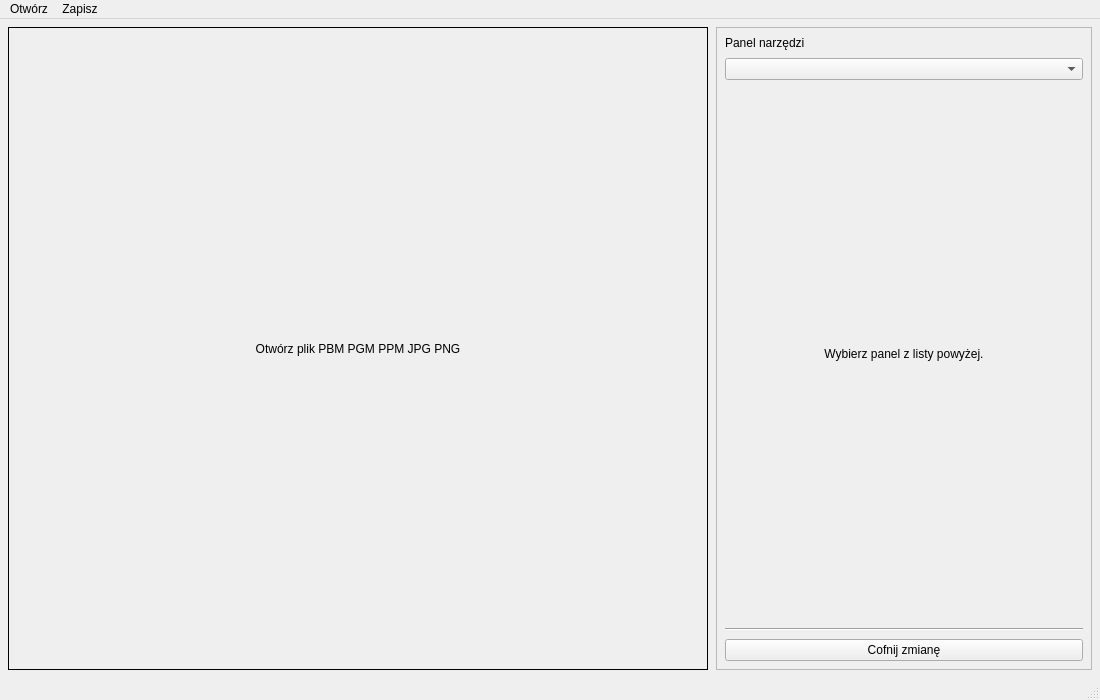
<?xml version="1.0" encoding="UTF-8"?>
<ui version="4.0">
 <class>MainWindow</class>
 <widget class="QMainWindow" name="MainWindow">
  <property name="geometry">
   <rect>
    <x>0</x>
    <y>0</y>
    <width>1100</width>
    <height>700</height>
   </rect>
  </property>
  <property name="windowTitle">
   <string>Netpbm Viewer</string>
  </property>

  <widget class="QWidget" name="centralwidget">
   <layout class="QHBoxLayout" name="horizontalLayout">
    <property name="spacing">
     <number>8</number>
    </property>
    <property name="leftMargin">
     <number>8</number>
    </property>
    <property name="topMargin">
     <number>8</number>
    </property>
    <property name="rightMargin">
     <number>8</number>
    </property>
    <property name="bottomMargin">
     <number>8</number>
    </property>

    <item>
     <layout class="QVBoxLayout" name="imageAreaLayout">
      <property name="spacing">
       <number>8</number>
      </property>

      <item>
       <widget class="QLabel" name="imageLabel">
        <property name="minimumSize">
         <size>
          <width>700</width>
          <height>600</height>
         </size>
        </property>
        <property name="frameShape">
         <enum>QFrame::Box</enum>
        </property>
        <property name="alignment">
         <set>Qt::AlignCenter</set>
        </property>
        <property name="text">
         <string>Otwórz plik PBM PGM PPM JPG PNG</string>
        </property>
       </widget>
      </item>
     </layout>
    </item>

    <item>
     <widget class="QFrame" name="rightPanel">
      <property name="minimumSize">
       <size>
        <width>280</width>
        <height>0</height>
       </size>
      </property>
      <property name="maximumSize">
       <size>
        <width>380</width>
        <height>16777215</height>
       </size>
      </property>
      <property name="frameShape">
       <enum>QFrame::StyledPanel</enum>
      </property>

      <layout class="QVBoxLayout" name="rightPanelLayout">
       <property name="spacing">
        <number>8</number>
       </property>
       <property name="leftMargin">
        <number>8</number>
       </property>
       <property name="topMargin">
        <number>8</number>
       </property>
       <property name="rightMargin">
        <number>8</number>
       </property>
       <property name="bottomMargin">
        <number>8</number>
       </property>

       <item>
        <widget class="QLabel" name="toolLabel">
         <property name="text">
          <string>Panel narzędzi</string>
         </property>
        </widget>
       </item>

       <item>
        <widget class="QComboBox" name="toolSelector"/>
       </item>

       <item>
        <widget class="QStackedWidget" name="stackedWidget">
         <property name="currentIndex">
          <number>0</number>
         </property>

         <widget class="QWidget" name="emptyPage">
          <layout class="QVBoxLayout" name="emptyPageLayout">
           <item>
            <widget class="QLabel" name="emptyLabel">
             <property name="alignment">
              <set>Qt::AlignCenter</set>
             </property>
             <property name="wordWrap">
              <bool>true</bool>
             </property>
             <property name="text">
              <string>Wybierz panel z listy powyżej.</string>
             </property>
            </widget>
           </item>
          </layout>
         </widget>
        </widget>
       </item>

       <item>
        <widget class="QFrame" name="lineUndoTop">
         <property name="frameShape">
          <enum>QFrame::HLine</enum>
         </property>
         <property name="frameShadow">
          <enum>QFrame::Sunken</enum>
         </property>
        </widget>
       </item>

       <item>
        <widget class="QPushButton" name="btnUndo">
         <property name="text">
          <string>Cofnij zmianę</string>
         </property>
        </widget>
       </item>

      </layout>
     </widget>
    </item>

   </layout>
  </widget>

  <widget class="QMenuBar" name="menubar">
   <property name="geometry">
    <rect>
     <x>0</x>
     <y>0</y>
     <width>1100</width>
     <height>22</height>
    </rect>
   </property>

   <widget class="QMenu" name="menuOpen">
    <property name="title">
     <string>Otwórz</string>
    </property>
    <addaction name="actionOpenPBM"/>
    <addaction name="actionOpenPGM"/>
    <addaction name="actionOpenPPM"/>
    <addaction name="actionOpenJPG"/>
    <addaction name="actionOpenPNG"/>
   </widget>

   <widget class="QMenu" name="menuSave">
    <property name="title">
     <string>Zapisz</string>
    </property>
    <addaction name="actionSavePBM"/>
    <addaction name="actionSavePGM"/>
    <addaction name="actionSavePPM"/>
    <addaction name="actionSaveJPG"/>
    <addaction name="actionSavePNG"/>
   </widget>

   <addaction name="menuOpen"/>
   <addaction name="menuSave"/>
  </widget>

  <widget class="QStatusBar" name="statusbar"/>

  <action name="actionOpenPBM">
   <property name="text">
    <string>PBM</string>
   </property>
  </action>
  <action name="actionOpenPGM">
   <property name="text">
    <string>PGM</string>
   </property>
  </action>
  <action name="actionOpenPPM">
   <property name="text">
    <string>PPM</string>
   </property>
  </action>
  <action name="actionOpenJPG">
   <property name="text">
    <string>JPG</string>
   </property>
  </action>
  <action name="actionOpenPNG">
   <property name="text">
    <string>PNG</string>
   </property>
  </action>

  <action name="actionSavePBM">
   <property name="text">
    <string>PBM</string>
   </property>
  </action>
  <action name="actionSavePGM">
   <property name="text">
    <string>PGM</string>
   </property>
  </action>
  <action name="actionSavePPM">
   <property name="text">
    <string>PPM</string>
   </property>
  </action>
  <action name="actionSaveJPG">
   <property name="text">
    <string>JPG</string>
   </property>
  </action>
  <action name="actionSavePNG">
   <property name="text">
    <string>PNG</string>
   </property>
  </action>
 </widget>
 <resources/>
 <connections/>
</ui>
